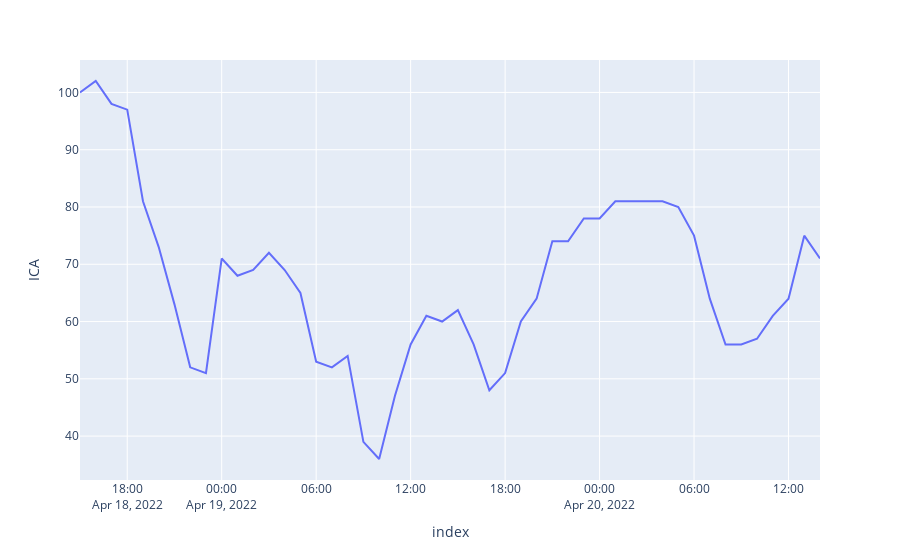

Here is the notebook cell this chart was saved with:
### Code cell
fig = px.line(data, x="index", y="ICA")
fig.show()
